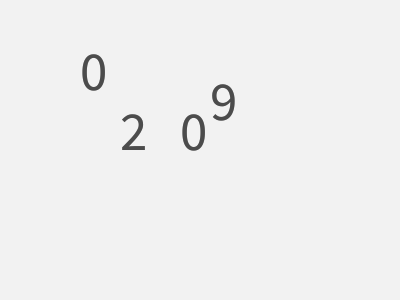
Frame 1 (no input)
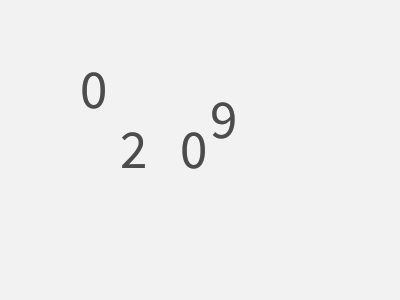
Frame 60 (the mouse pressed at the canvas centre just before this capture)
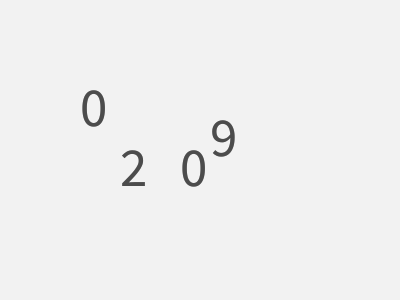
Frame 120 (the mouse held since frame 60 and released just before this capture)

The Processing sketch that drew these frames (run headless with seeded random() and noise(); from frame 60 on, the mouse is pressed at the canvas centre):

// Processing sketch: processing_20788
// ── processing_20788.pde


Hour1 ho1;
Hour2 ho2;
Minute1 mi1;
Minute2 mi2;



void setup(){
  size(400, 300);
  colorMode(HSB,100);
  background(95);
  textSize(55);

  ho1 = new Hour1(80, height/2 - 60, 0.3, height/2 - 60);
  ho2 = new Hour2(120, height/2, 0.3, height/2);
  mi1 = new Minute1(180, height/2, 0.3, height/2);
  mi2 = new Minute2(210, height/2 - 30, 0.3, height/2 - 30);


}

void draw(){
  noStroke();
  fill(95);
  rect(0, 0, width, height);



  ho1.move();
  ho1.display2();
  ho1.display1();


  ho2.move();
  ho2.display2();
  ho2.display();

  mi1.move();
  mi1.display2();
  mi1.display();

  mi2.move();
  mi2.display2();
  mi2.display();
}






class Hour1{
  float x, y, sp, y2;

  Hour1(float _x, float _y, float _sp, float _y2){
    x = _x;
    y = _y;
    y2 = _y2;
    sp = _sp;
  }

  void move(){
    y += sp;
    y2 += sp;
    if (y > height/2 + 90) y =  height/2;

    if (y2 > height + 30) y2 = y;

  }


  void display1(){
    int h = hour();
    fill(30);

    if(h > 19 && h < 24){
      text(2, x, y);
    }
    else     if(h > 9 && h < 20){
      text(1, x, y);
    }
    else{
      text(0, x, y);
    }


  }

  void display2(){
    int h = hour();
    fill(70);


    if(h > 19 && h < 24){
      text(2, x, y2);
    }
    else     if(h > 9 && h < 20){
      text(1, x, y2);
    }
    else{
      text(0, x, y2);
    }


  }
}



class Hour2{
  float x, y, sp, y2;

  Hour2(float _x, float _y, float _sp, float _y2){
    x = _x;
    y = _y;

    y2 = _y2;
    sp = _sp;
  }

  void move(){
    y += sp;
    y2 += sp;
    if (y > height/2 + 90) y = height/2;   
    if (y2 > height + 30) y2 = y;

  }


  void display(){
    int h = hour();
    fill(30);
    if(h > 19 && h < 24){
      text(h - 20, x, y);
    }
    else  if(h > 9 && h < 20){
      text(h - 10, x, y);
    }
    else{
      text(h, x, y);
    }


  }

  void display2(){
    int h = hour();
    fill(70);
    if(h > 19 && h < 24){
      text(h - 20, x, y2);
    }
    else  if(h > 9 && h < 20){
      text(h - 10, x, y2);
    }
    else{
      text(h, x, y2);
    }


  }
}



class Minute1{
  float x, y, sp, y2;

  Minute1(float _x, float _y, float _sp, float _y2){
    x = _x;
    y = _y;
    y2 = _y2;
    sp = _sp;
  }

  void move(){
    y += sp;
    y2 += sp;
    if (y > height/2 + 60) y = height/2;
    if (y2 > height + 30) y2 = y;
  }


  void display(){
    int m = minute();
    fill(30);

    if(m > 49 && m < 60){
      text(5, x, y);
    }
    else     if(m > 39 && m < 50){
      text(4, x, y);
    }
    else      if(m > 29 && m < 40){
      text(3, x, y);
    }
    else      if(m > 19 && m < 30){
      text(2, x, y);
    }
    else     if(m > 9 && m < 20){
      text(1, x, y);
    }
    else{
      text(0, x, y);
    }

  }

  void display2(){
    int m = minute();
    fill(70);

    if(m > 49 && m < 60){
      text(5, x, y2);
    }
    else     if(m > 39 && m < 50){
      text(4, x, y2);
    }
    else      if(m > 29 && m < 40){
      text(3, x, y2);
    }
    else      if(m > 19 && m < 30){
      text(2, x, y2);
    }
    else     if(m > 9 && m < 20){
      text(1, x, y2);
    }
    else{
      text(0, x, y2);
    }

  }
}




class Minute2{
  float x, y, sp, y2;

  Minute2(float _x, float _y, float _sp, float _y2){
    x = _x;
    y = _y;

    y2 = _y2;
    sp = _sp;
  }

  void move(){
    y += sp;
        y2 += sp;
    if (y > height/2 + 60) y =  height/2;
    if (y2 > height + 30) y2 = y;
  }

  void display(){
    int m = minute();
    String t =  nf(m,2);
    fill(30);

    if(m > 49 && m < 60){
      text(m - 50, x, y);
    }
    else     if(m > 39 && m < 50){
      text(m - 40, x, y);
    }
    else      if(m > 29 && m < 40){
      text(m - 30, x, y);
    }
    else      if(m > 19 && m < 30){
      text(m - 20, x, y);
    }
    else     if(m > 9 && m < 20){
      text(m - 10, x, y);
    }
    else{
      text(m, x, y);
    }
  }


  void display2(){
    int m = minute();
    String t =  nf(m,2);
    fill(70);

    if(m > 49 && m < 60){
      text(m - 50, x, y2);
    }
    else     if(m > 39 && m < 50){
      text(m - 40, x, y2);
    }
    else      if(m > 29 && m < 40){
      text(m - 30, x, y2);
    }
    else      if(m > 19 && m < 30){
      text(m - 20, x, y2);
    }
    else     if(m > 9 && m < 20){
      text(m - 10, x, y2);
    }
    else{
      text(m, x, y2);
    }
  }
}
